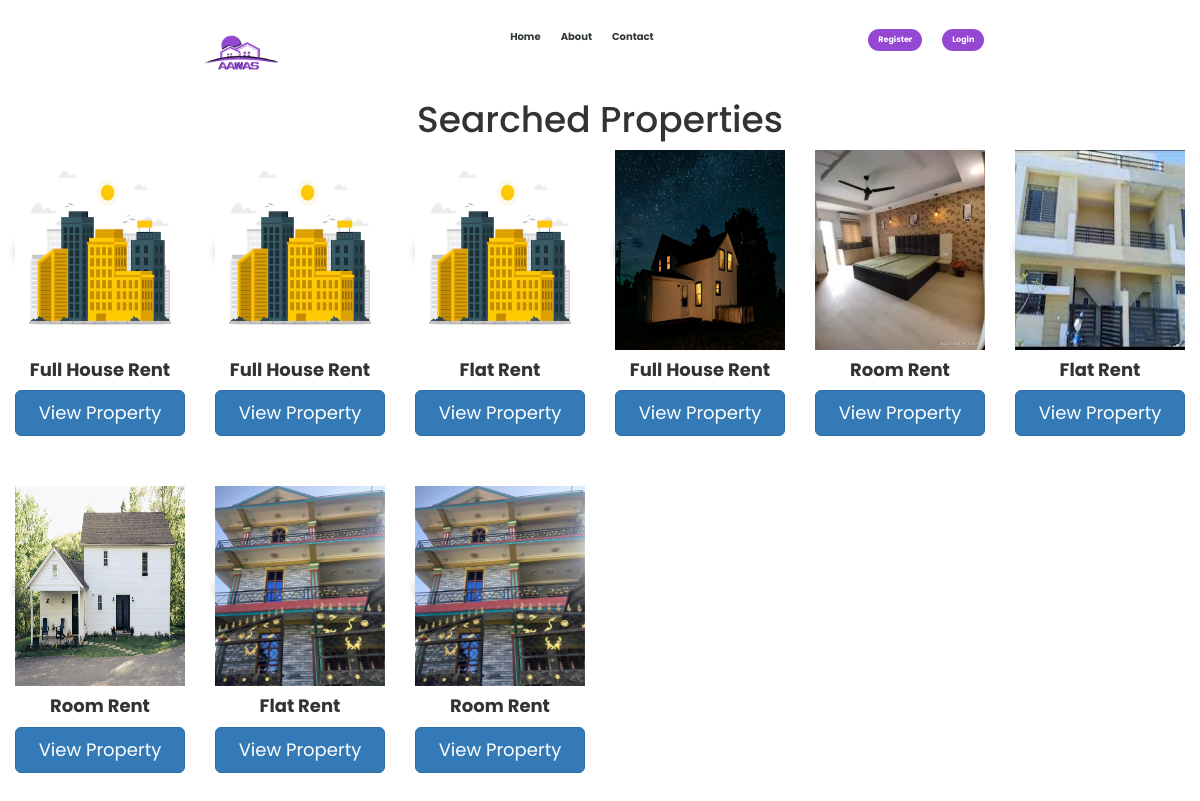
/search-property.php, run on the app's committed database.
### tables this page shows
CREATE TABLE `add_property` (
  `property_id` int(10) NOT NULL,
  `city` varchar(100) NOT NULL,
  `ward_no` int(10) NOT NULL,
  `Area` varchar(100) NOT NULL,
  `contact_no` bigint(10) NOT NULL,
  `property_type` varchar(50) NOT NULL,
  `estimated_price` bigint(10) NOT NULL,
  `total_rooms` int(10) NOT NULL,
  `bedroom` int(10) NOT NULL,
  `living_room` int(10) NOT NULL,
  `kitchen` int(10) NOT NULL,
  `description` varchar(2000) NOT NULL,
  `latitude` decimal(9,6) NOT NULL,
  `longitude` decimal(9,6) NOT NULL,
  `owner_id` int(10) NOT NULL,
  `booked` varchar(10) DEFAULT 'No',
  `Street_No` int(100) NOT NULL
);

CREATE TABLE `property_photo` (
  `property_photo_id` int(12) NOT NULL,
  `p_photo` varchar(500) NOT NULL,
  `property_id` int(11) NOT NULL
);

### search-property.php (the view, shortened to what this page needs)
<?php
include("navbar.php");
include("connection/connection.php");
?>
<!DOCTYPE html>
<html>
<head>
</head>
<body>
<?php
$sql = "SELECT * FROM add_property";
$query = mysqli_query($db, $sql);
echo '<center><h1>Searched Properties</h1></center>';
if (mysqli_num_rows($query) > 0) {
    while ($rows = mysqli_fetch_assoc($query)) {
        $property_id = $rows['property_id'];
?>
<div class="col-sm-2">
<div class="card">
<?php
        $sql2 = "SELECT * FROM property_photo WHERE property_id='$property_id'";
        $query2 = mysqli_query($db, $sql2);
        if (mysqli_num_rows($query2) > 0) {
            $row = mysqli_fetch_assoc($query2);
            $photo = $row['p_photo'];
            echo '<img class="image" src="owner/'.$photo.'">';
        }
?>
  <h4><b><?php echo $rows['property_type']; ?></b></h4>
  <p><?php echo '<a href="view-property.php?property_id='.$rows['property_id'].'" class="btn btn-lg btn-primary btn-block">View Property</a><br>'; ?></p><br>
</div>
</div>
<?php
    }
} else {
    echo "<center><h3>Searched Property not found...</h3></center>";
}
?>
</body>
</html>

### navbar.php (style rules this page uses)
:root { --primary-color: #007bff; --secondary-color: #192f6a; --text-color: #314862; --background-color: #f5f5f5; --button-hover-color: #0056b3; --button-gradient: linear-gradient(45deg, #2288ff, #0056b3); --footer-background: #333; --footer-text-color: #fff; }
* { font-family: "Poppins", sans-serif; margin: 0; padding: 0; box-sizing: border-box; scroll-behavior: smooth; scroll-padding-top: 3rem; list-style: none; text-decoration: none; }

### search-property.php (style rules this page uses)
.card { box-shadow: 0 4px 8px 0 rgba(0, 0, 0, 0.2); max-width: 100%; min-width: 100%; margin: auto; text-align: center; font-family: arial; display: inline; }
.btn { width: 100%; }
.image { min-width: 100%; min-height: 200px; max-width: 100%; max-height:200px; }

### data on the page
add_property: property_photo.p_photo (placeholder picture), property_type "Full House Rent"
add_property: property_photo.p_photo (placeholder picture), property_type "Full House Rent"
add_property: property_photo.p_photo (picture), property_type "Flat Rent"
add_property: property_photo.p_photo (picture), property_type "Full House Rent"
add_property: property_photo.p_photo (picture), property_type "Room Rent"
add_property: property_photo.p_photo (picture), property_type "Flat Rent"
add_property: property_photo.p_photo (picture), property_type "Room Rent"
add_property: property_photo.p_photo (picture), property_type "Flat Rent"
add_property: property_photo.p_photo (picture), property_type "Room Rent"
